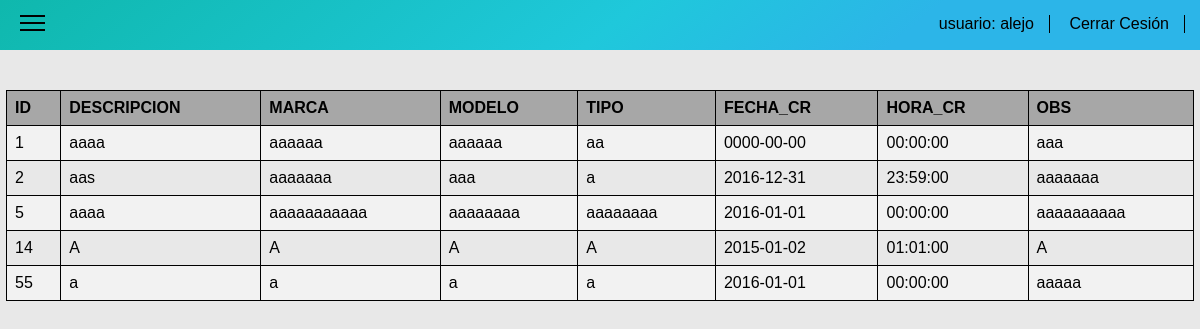
Screenshot of /index/Accesorios_hw_consultar.php (signed in) with the database file from the repository.
### tables this page shows
CREATE TABLE IF NOT EXISTS `accesorios_hw` (
`ID_ACCESORIO` int(11) NOT NULL,
  `DESCRIPCION` varchar(150) DEFAULT NULL,
  `MARCA` varchar(100) DEFAULT NULL,
  `MODELO` varchar(50) DEFAULT NULL,
  `TIPO` varchar(30) DEFAULT NULL,
  `FECHA_CR` date DEFAULT NULL,
  `HORA_CR` time DEFAULT NULL,
  `OBS` varchar(200) DEFAULT NULL
);

### index/Accesorios_hw_consultar.php (the view, shortened to what this page needs)
<!DOCTYPE html>
<html>
<head>
  <link rel="stylesheet" type="text/css" href="../css/normalize.css">
  <link rel="stylesheet" type="text/css" href="../css/index.css">
</head>
<body>
<?php
$nom=$_SESSION['usuario'];
?>
<nav class="menu">
<ul class="ul-top">
    <li class="menu-ham" onclick="myFunction()">
      <div  class="menu-top"></div>
      <div></div>
      <div class="menu-bottom"></div>
    </li>
    <li class="li-top">
      <span class="usu"><a href="index.php">usuario: <?php echo "$nom" ?></a></span>
    </li>
    <li class="li-top" id="li-top">
      <span class=""><a href="../desconectar.php">Cerrar Cesión</a></span>
    </li>
  </ul>
</nav>
<div class="contenedor" id="contenedor">
<div class="con-table">
<?php require '../conectar.php';?>
<?php
$sql = "SELECT ID_ACCESORIO,DESCRIPCION,MARCA,MODELO,TIPO,FECHA_CR,HORA_CR,OBS FROM accesorios_hw";
$result = $conexion->query($sql);
if ($result->num_rows > 0) {
     echo "<table><tr><th>ID</th><th>DESCRIPCION</th><th>MARCA</th>
     <th>MODELO</th><th>TIPO</th><th>FECHA_CR</th>
     <th>HORA_CR</th><th>OBS</th>
     </tr>";
     while($row = $result->fetch_assoc()) {
         echo "<tr>
         <td>" . $row["ID_ACCESORIO"]. "</td>
         <td>" . $row["DESCRIPCION"]."</td>
         <td>" . $row["MARCA"]."</td>
         <td>" . $row["MODELO"]."</td>
         <td>" . $row["TIPO"]."</td>
         <td>" . $row["FECHA_CR"]."</td>
         <td>" . $row["HORA_CR"]."</td>
         <td>" . $row["OBS"].
          "</td></tr>";
     }
     echo "</table>";
} else {
     echo "0 results";
}
?>
</div>
</div>
</body>
</html>

### css/index.css (style rules this page uses)
.menu { position: absolute; width: 100%; background:linear-gradient(141deg, #0fb8ad 0%, #1fc8db 51%, #2cb5e8 75%); height: 50px; z-index: 1; }
.ul-top { list-style-type: none; margin: 0; padding: 0; text-align: right; }
.li-top { display: inline-block; margin-right: 15px; height: 50px; }
.li-top span { display: inline-block; margin-top: 15px; border-right: 1px solid; padding-right: 10px; }
.li-top span a { text-decoration: none; color: black ; margin-right: 5px; }
.menu-ham { position: absolute; margin-left: 20px; width: 25px; margin-top: 10px; cursor:pointer; }
.menu-ham div { display: block; background-color: black; width: 25px; height: 2px; margin-top: 5px; }
.contenedor { width: 100%; height: 100%; background-color: #E8E8E8; position: absolute; transition: all 0.5s ease-out; -webkit-transition: all 0.5s ease-out; -moz-transition: all 0.5s ease-out; overflow-y: scroll; }
.con-table { overflow-x:auto; margin-top: 90px }
table { border-collapse: collapse; width: 99%; margin-left: 6px; }
table, td, th { border: 1px solid black; text-align: left; }
th { background-color: rgba(68, 68, 68, 0.4); }
th, td { text-align: left; padding: 8px; }
tr:nth-child(even) { background-color: #f2f2f2 }

### rows the page displays
accesorios_hw: ID_ACCESORIO "1", DESCRIPCION "aaaa", MARCA "aaaaaa", MODELO "aaaaaa", TIPO "aa", FECHA_CR "0000-00-00", HORA_CR "00:00:00", OBS "aaa"
accesorios_hw: ID_ACCESORIO "2", DESCRIPCION "aas", MARCA "aaaaaaa", MODELO "aaa", TIPO "a", FECHA_CR "2016-12-31", HORA_CR "23:59:00", OBS "aaaaaaa"
accesorios_hw: ID_ACCESORIO "5", DESCRIPCION "aaaa", MARCA "aaaaaaaaaaa", MODELO "aaaaaaaa", TIPO "aaaaaaaa", FECHA_CR "2016-01-01", HORA_CR "00:00:00", OBS "aaaaaaaaaa"
accesorios_hw: ID_ACCESORIO "14", DESCRIPCION "A", MARCA "A", MODELO "A", TIPO "A", FECHA_CR "2015-01-02", HORA_CR "01:01:00", OBS "A"
accesorios_hw: ID_ACCESORIO "55", DESCRIPCION "a", MARCA "a", MODELO "a", TIPO "a", FECHA_CR "2016-01-01", HORA_CR "00:00:00", OBS "aaaaa"

### other values shown
$nom "alejo"
